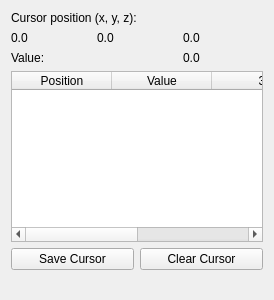
<?xml version="1.0" encoding="UTF-8"?>
<ui version="4.0">
 <class>panel_cross_pointer</class>
 <widget class="QWidget" name="panel_cross_pointer">
  <property name="geometry">
   <rect>
    <x>0</x>
    <y>0</y>
    <width>274</width>
    <height>300</height>
   </rect>
  </property>
  <property name="sizePolicy">
   <sizepolicy hsizetype="Fixed" vsizetype="Preferred">
    <horstretch>0</horstretch>
    <verstretch>0</verstretch>
   </sizepolicy>
  </property>
  <property name="minimumSize">
   <size>
    <width>274</width>
    <height>0</height>
   </size>
  </property>
  <property name="windowTitle">
   <string>Form</string>
  </property>
  <layout class="QGridLayout" name="gridLayout_2">
   <item row="4" column="1">
    <widget class="QPushButton" name="pushButton_2">
     <property name="text">
      <string>Clear Cursor</string>
     </property>
    </widget>
   </item>
   <item row="1" column="0" colspan="2">
    <layout class="QGridLayout" name="gridLayout">
     <item row="1" column="2">
      <widget class="QLabel" name="label_y">
       <property name="text">
        <string>0.0</string>
       </property>
      </widget>
     </item>
     <item row="0" column="1" colspan="3">
      <widget class="QLabel" name="label">
       <property name="text">
        <string>Cursor position (x, y, z):</string>
       </property>
      </widget>
     </item>
     <item row="1" column="3">
      <widget class="QLabel" name="label_z">
       <property name="text">
        <string>0.0</string>
       </property>
      </widget>
     </item>
     <item row="1" column="1">
      <widget class="QLabel" name="label_x">
       <property name="text">
        <string>0.0</string>
       </property>
      </widget>
     </item>
     <item row="2" column="1">
      <widget class="QLabel" name="label_2">
       <property name="text">
        <string>Value:</string>
       </property>
      </widget>
     </item>
     <item row="2" column="3">
      <widget class="QLabel" name="label_v">
       <property name="text">
        <string>0.0</string>
       </property>
      </widget>
     </item>
    </layout>
   </item>
   <item row="4" column="0">
    <widget class="QPushButton" name="pushButton">
     <property name="text">
      <string>Save Cursor</string>
     </property>
    </widget>
   </item>
   <item row="3" column="0" colspan="2">
    <widget class="QTableWidget" name="tableWidget">
     <property name="acceptDrops">
      <bool>true</bool>
     </property>
     <property name="dragEnabled">
      <bool>true</bool>
     </property>
     <property name="columnCount">
      <number>4</number>
     </property>
     <column>
      <property name="text">
       <string>Position</string>
      </property>
     </column>
     <column>
      <property name="text">
       <string>Value</string>
      </property>
     </column>
     <column/>
     <column/>
    </widget>
   </item>
   <item row="6" column="0" colspan="2">
    <spacer name="verticalSpacer">
     <property name="orientation">
      <enum>Qt::Vertical</enum>
     </property>
     <property name="sizeHint" stdset="0">
      <size>
       <width>20</width>
       <height>40</height>
      </size>
     </property>
    </spacer>
   </item>
  </layout>
 </widget>
 <resources/>
 <connections/>
</ui>
